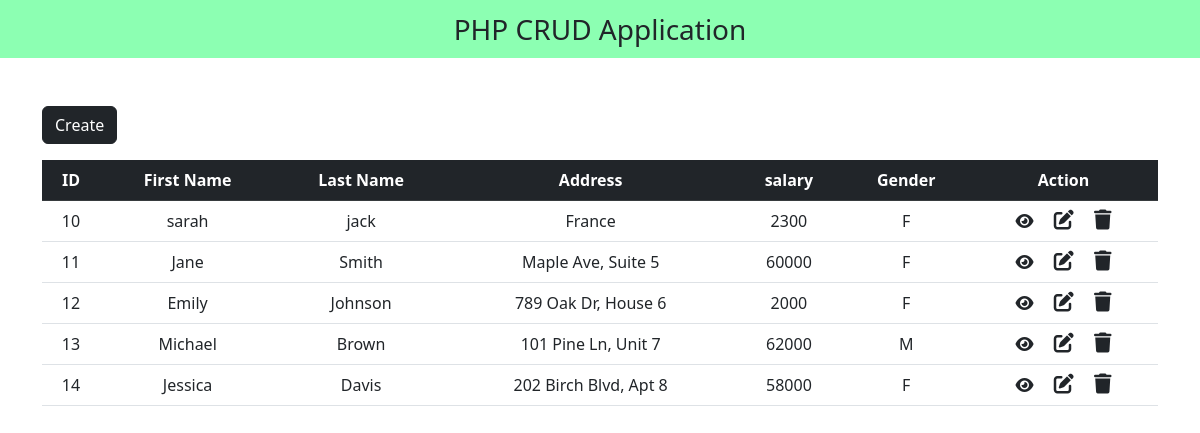
The page / on the database its author committed.
### tables this page shows
CREATE TABLE `crud` (
  `id` int(100) NOT NULL,
  `first_name` varchar(100) NOT NULL,
  `last_name` varchar(100) NOT NULL,
  `Address` varchar(100) NOT NULL,
  `gender` varchar(100) NOT NULL,
  `salary` int(11) DEFAULT NULL
);

### index.php (the view, shortened to what this page needs)
<?php
include "crudForm.php";
?>
<!DOCTYPE html>
<html lang="en">
<head>
  <link href="https://cdn.jsdelivr.net/npm/bootstrap@5.2.3/dist/css/bootstrap.min.css" rel="stylesheet">
  <link rel="stylesheet" href="https://cdnjs.cloudflare.com/ajax/libs/font-awesome/6.4.0/css/all.min.css" />
</head>
<body>
  <nav class="navbar navbar-light justify-content-center fs-3 mb-5" style="background-color: #00ff5573;">
    PHP CRUD Application
  </nav>
  <div class="container">
    <a href="Create.php" class="btn btn-dark mb-3">Create</a>
    <table class="table table-hover text-center">
      <thead class="table-dark">
        <tr>
          <th scope="col">ID</th>
          <th scope="col">First Name</th>
          <th scope="col">Last Name</th>
          <th scope="col">Address</th>
          <th scope="col">salary</th>
          <th scope="col">Gender</th>
          <th scope="col">Action</th>
        </tr>
      </thead>
      <tbody>
        <?php
        $sql = "SELECT * FROM `crud`";
        $result = mysqli_query($conn, $sql);
        while ($row = mysqli_fetch_assoc($result)) {
        ?>
          <tr>
            <td><?php echo $row["id"] ?></td>
            <td><?php echo $row["first_name"] ?></td>
            <td><?php echo $row["last_name"] ?></td>
            <td><?php echo $row["Address"] ?></td>
            <td><?php echo $row["salary"] ?></td>
            <td><?php echo $row["gender"] ?></td>
            <td>
            <a href="view.php?id=<?php echo $row["id"] ?>" class="link-dark"><i class="fa-solid fa-eye me-3"></i></a>
              <a href="edit.php?id=<?php echo $row["id"] ?>" class="link-dark"><i class="fa-solid fa-pen-to-square fs-5 me-3"></i></a>
              <a href="delete.php?id=<?php echo $row["id"] ?>" class="link-dark"><i class="fa-solid fa-trash fs-5"></i></a>
            </td>
          </tr>
        <?php
        }
        ?>
      </tbody>
    </table>
  </div>
</body>
</html>

### rows shown on the page
crud: id "10", first_name "sarah", last_name "jack", Address "France", salary "2300", gender "F"
crud: id "11", first_name "Jane", last_name "Smith", Address "Maple Ave, Suite 5", salary "60000", gender "F"
crud: id "12", first_name "Emily", last_name "Johnson", Address "789 Oak Dr, House 6", salary "2000", gender "F"
crud: id "13", first_name "Michael", last_name "Brown", Address "101 Pine Ln, Unit 7", salary "62000", gender "M"
crud: id "14", first_name "Jessica", last_name "Davis", Address "202 Birch Blvd, Apt 8", salary "58000", gender "F"
